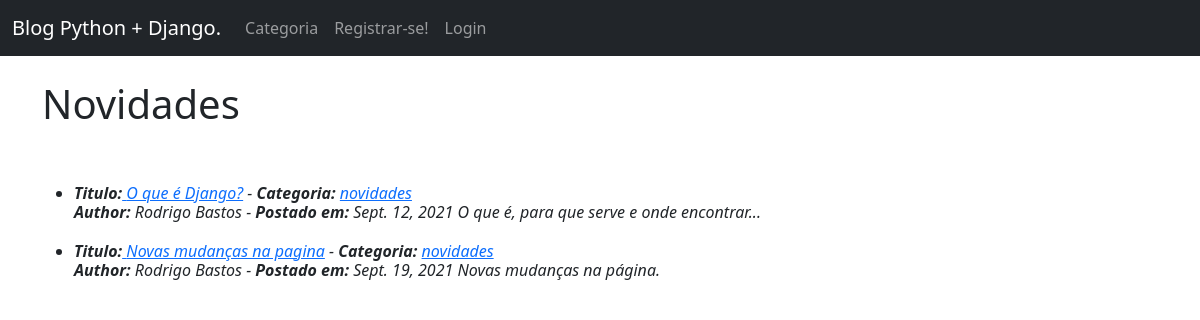
The page /category/novidades/ on the database as committed earlier.
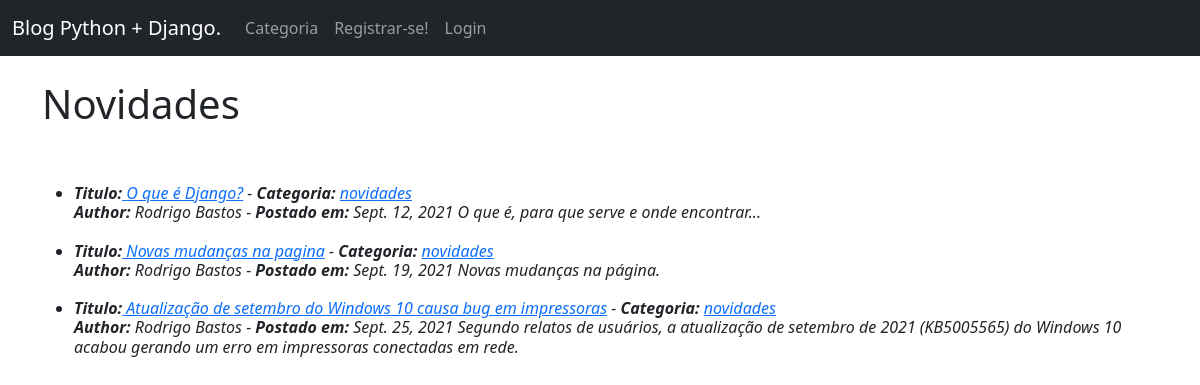
The same page on the database as committed later.
### MeuBlog/models.py (models this page shows, shortened)
class Post(models.Model):
    title = models.CharField(max_length=255)
    header_image = models.ImageField(null=True, blank=True, upload_to="images/")
    title_tag = models.CharField(max_length=255, default=" ")
    author = models.ForeignKey(User, on_delete=models.CASCADE)
    body = RichTextField(blank=True, null=True)
    post_date = models.DateField(auto_now_add=True)
    category = models.CharField(max_length=255, default='coding')
    snippet = models.CharField(max_length=255)
    likes = ManyToManyField(User, related_name='blog_posts')

### MeuBlog/views.py (the view)
# urls.py: path('category/<str:cats>/', CategoryView, name='category'),
def CategoryView(request, cats):
    category_posts = Post.objects.filter(category=cats.replace('-', ' '))
    return render(request, 'categories.html', {'cats': cats.title().replace('-', ' '), 'category_posts':category_posts})

### MeuBlog/templates/categories.html (shortened to what this page needs)
{% extends 'base.html' %}
{% block content %}
{%  if category_posts %}
<h1>{{ cats }}</h1>
<h6>
<i>
    <ul>
        {% for post in category_posts %}
            <li><strong>Titulo:</strong><a href="{% url 'article-detail' post.pk %}">
                {{ post.title }}</a> -
                <strong>Categoria:</strong> <a href="{% url 'category' post.category|slugify %}">{{ post.category }}</a>
                <br> <strong>Author:</strong> {{ post.author.first_name }} {{ post.author.last_name }} -
                <strong>Postado em:</strong> {{ post.post_date }}
            {{ post.snippet }}
            </li>
        {% endfor %}
    </ul>
{% else %}
    <h4>Deslcupa mas esta categoria não existe!</h4>
{% endif %}
</h6>
{% endblock %}

### MeuBlog/templates/base.html (shortened to what this page needs)
<!doctype html>
<html lang="en">
  <head>
    <link href="https://cdn.jsdelivr.net/npm/bootstrap@5.0.2/dist/css/bootstrap.min.css" rel="stylesheet">
  </head>
    <nav class="navbar navbar-expand-lg navbar-dark bg-dark">
        <div class="container-fluid">
          <a class="navbar-brand" href="{% url 'home' %}">Blog Python + Django.</a>
          <div class="collapse navbar-collapse" id="navbarSupportedContent">
            <ul class="navbar-nav me-auto mb-2 mb-lg-0">
              {% if cat_menu %}
              <li class="nav-item dropdown">
                <a class="nav-link dropdown-toggle" href="#" id="navbarDropdown" role="button" data-bs-toggle="dropdown" aria-expanded="false">
                  Categorias
                </a>
                <ul class="dropdown-menu" aria-labelledby="navbarDropdown">
                  {% for item in cat_menu %}
                  <a class="dropdown-item" href="{% url 'category' item|slugify %}"> {{ item }}</a>
                  {% endfor %}
<!--
                  <li><a class="dropdown-item" href="#">Action</a></li>
                  <li><a class="dropdown-item" href="#">Another action</a></li>
                  <li><hr class="dropdown-divider"></li>
                  <li><a class="dropdown-item" href="#">Something else here</a></li>
-->
                </ul>
              </li>
              {% else %}
                <li class="nav-item">
                  <a class="nav-link" href="{% url 'category-list' %}">Categoria</a>
                </li>
              {% endif %}
              {% if user.is_authenticated %}
                <li class="nav-item">
                  <a class="nav-link" href="{% url 'Faca_Seu_Post' %}">Criar Post</a>
                </li>
                <li class="nav-item">
                  <a class="nav-link" href="{% url 'add_category' %}">Criar Categoria</a>
                </li>
               <!--
                <li class="nav-item">
                  <a class="nav-link" href="{% url 'logout' %}">Logout</a>
                </li>
                -->
              {% else %}
                <li class="nav-item">
                  <a class="nav-link" href="{% url 'register' %}">Registrar-se!</a>
                </li>
                <li class="nav-item">
                  <a class="nav-link" href="{% url 'login' %}">Login</a>
                </li>
              {% endif %}
            </ul>
          </div>
        </div>
      </nav>
    <br/>
    <div class="container" >
        {% block content %}
        {% endblock %}
    </div>
  </body>
</html>

Rows that differ between the two databases and show on the page:
added Post: title "Atualização de setembro do Windows 10 causa bug em impressoras", category "novidades", author.first_name "Rodrigo", author.last_name "Bastos", post_date "Sept. 25, 2021", snippet "Segundo relatos de usuários, a atualização de setembro de 2021 (KB5005565) do Windows 10 acabou gerando um erro em impressoras conectadas em rede."
